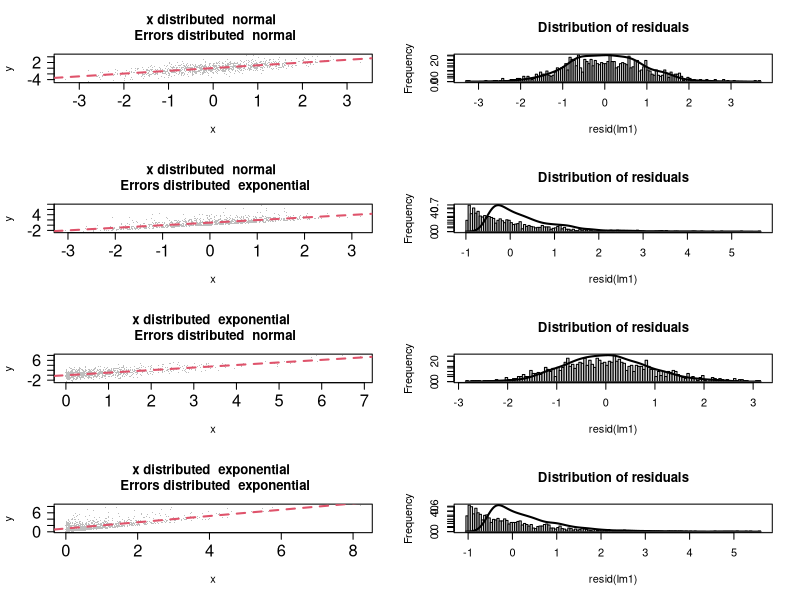

Write R code to recreate this figure.
     setwd('~/Documents/Academia/Teaching/TCD/PO7005_Quantitative_Methods_II/2016-HT/Lectures/lecture4/')
     n <- 1000
     
     #Define a plotting function:
     #plot the results
     plotTheDistributionOfResiduals <- function(x, y, errorDist, xDist){
          plot.title <- paste('x distributed ', xDist, '\n Errors distributed ', errorDist)
          plot(x, y, cex=0.5, pch='.', col='gray',
               main=plot.title, las = 1, cex.axis=1.5)
          abline(lm1, col=2, lty=2, lwd=2)
          hist(resid(lm1), breaks=100, main = 'Distribution of residuals')
          par(new = TRUE)
          plot(density(resid(lm1)),
               xlab='', ylab='', xaxt='n', main = '', lwd=2)
     }
     
     
     #------------------------------------------------------------------
     #--- Normally distributed error term
     pdf('Figs/normalityWithR.pdf')
     par(mfrow=c(4,2))
     # Case 1: x and errors are normally distributed
     x <- rnorm(n) 
     y <- x + rnorm(n)
     lm1 <- lm(y ~ x)
     plotTheDistributionOfResiduals(x, y, errorDist = 'normal', xDist = 'normal')     
     
     
     # Case 2: x is normally distributed , but errors are distributed exponential     
     x <- rnorm(n) 
     y <- x + rexp(n, rate = 1) 
     lm1 <- lm(y ~ x)
     plotTheDistributionOfResiduals(x, y, errorDist = 'exponential', xDist = 'normal')
     
     
     # Case 3: x is NOT normally distributed, but errors are     
     x <- rexp(n, rate = 1) 
     y <- x + rnorm(n) 
     lm1 <- lm(y ~ x)
     plotTheDistributionOfResiduals(x, y, errorDist = 'normal', xDist = 'exponential')
     
     
     
     # Case 4: Neither x nor the errors are normally distributed
     x <- rexp(n, rate = 1) 
     y <- x + rexp(n, rate = 1) 
     lm1 <- lm(y ~ x)
     plotTheDistributionOfResiduals(x, y, errorDist = 'exponential', xDist = 'exponential')
     
     
     dev.off()
